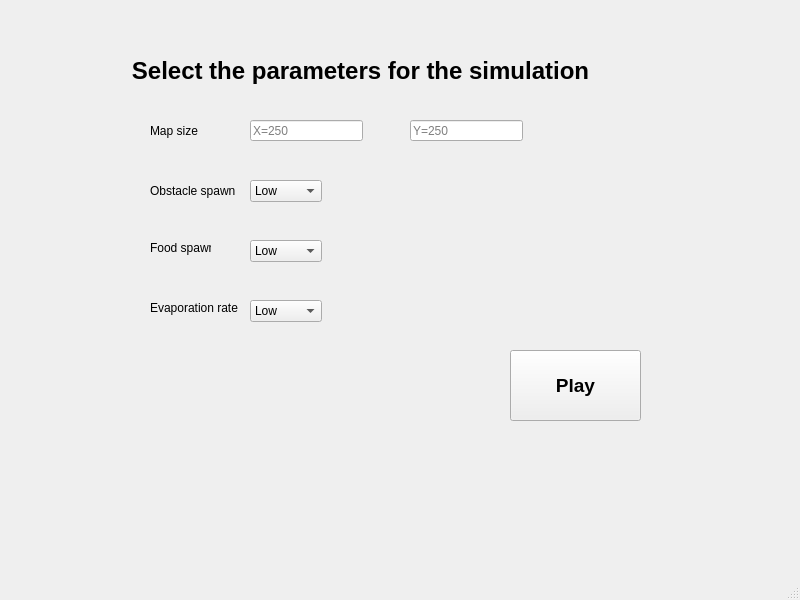
<?xml version="1.0" encoding="UTF-8"?>
<ui version="4.0">
 <class>MainWindow</class>
 <widget class="QMainWindow" name="MainWindow">
  <property name="geometry">
   <rect>
    <x>0</x>
    <y>0</y>
    <width>800</width>
    <height>600</height>
   </rect>
  </property>
  <property name="windowTitle">
   <string>Ant simulator</string>
  </property>
  <property name="windowIcon">
   <iconset resource="resource.qrc">
    <normaloff>:/assets/ant.ico</normaloff>:/assets/ant.ico</iconset>
  </property>
  <widget class="QWidget" name="centralwidget">
   <widget class="QLabel" name="labelEvaporation">
    <property name="geometry">
     <rect>
      <x>150</x>
      <y>300</y>
      <width>91</width>
      <height>16</height>
     </rect>
    </property>
    <property name="text">
     <string>Evaporation rate</string>
    </property>
   </widget>
   <widget class="QLabel" name="label">
    <property name="geometry">
     <rect>
      <x>110</x>
      <y>10</y>
      <width>501</width>
      <height>121</height>
     </rect>
    </property>
    <property name="font">
     <font>
      <pointsize>18</pointsize>
      <weight>75</weight>
      <bold>true</bold>
     </font>
    </property>
    <property name="text">
     <string>Select the parameters for the simulation</string>
    </property>
    <property name="scaledContents">
     <bool>false</bool>
    </property>
    <property name="alignment">
     <set>Qt::AlignCenter</set>
    </property>
   </widget>
   <widget class="QComboBox" name="inputFood">
    <property name="geometry">
     <rect>
      <x>250</x>
      <y>240</y>
      <width>72</width>
      <height>22</height>
     </rect>
    </property>
    <item>
     <property name="text">
      <string>Low</string>
     </property>
    </item>
    <item>
     <property name="text">
      <string>Medium</string>
     </property>
    </item>
    <item>
     <property name="text">
      <string>High</string>
     </property>
    </item>
   </widget>
   <widget class="QLabel" name="labelObstacle">
    <property name="geometry">
     <rect>
      <x>150</x>
      <y>180</y>
      <width>91</width>
      <height>21</height>
     </rect>
    </property>
    <property name="text">
     <string>Obstacle spawn</string>
    </property>
   </widget>
   <widget class="QPushButton" name="playButton">
    <property name="geometry">
     <rect>
      <x>510</x>
      <y>350</y>
      <width>131</width>
      <height>71</height>
     </rect>
    </property>
    <property name="font">
     <font>
      <pointsize>14</pointsize>
      <weight>75</weight>
      <bold>true</bold>
      <strikeout>false</strikeout>
     </font>
    </property>
    <property name="text">
     <string>Play</string>
    </property>
   </widget>
   <widget class="QLabel" name="labelMapSize">
    <property name="geometry">
     <rect>
      <x>150</x>
      <y>120</y>
      <width>51</width>
      <height>21</height>
     </rect>
    </property>
    <property name="text">
     <string>Map size</string>
    </property>
   </widget>
   <widget class="QComboBox" name="inputObstacle">
    <property name="geometry">
     <rect>
      <x>250</x>
      <y>180</y>
      <width>72</width>
      <height>22</height>
     </rect>
    </property>
    <item>
     <property name="text">
      <string>Low</string>
     </property>
    </item>
    <item>
     <property name="text">
      <string>Medium</string>
     </property>
    </item>
    <item>
     <property name="text">
      <string>high</string>
     </property>
    </item>
   </widget>
   <widget class="QLabel" name="labelFood">
    <property name="geometry">
     <rect>
      <x>150</x>
      <y>240</y>
      <width>61</width>
      <height>16</height>
     </rect>
    </property>
    <property name="text">
     <string>Food spawn</string>
    </property>
   </widget>
   <widget class="QLabel" name="labelAnt">
    <property name="geometry">
     <rect>
      <x>510</x>
      <y>160</y>
      <width>141</width>
      <height>191</height>
     </rect>
    </property>
    <property name="text">
     <string/>
    </property>
    <property name="pixmap">
     <pixmap resource="resource.qrc">:/assets/ant.ico</pixmap>
    </property>
   </widget>
   <widget class="QLineEdit" name="inputY">
    <property name="geometry">
     <rect>
      <x>410</x>
      <y>120</y>
      <width>113</width>
      <height>21</height>
     </rect>
    </property>
    <property name="text">
     <string/>
    </property>
    <property name="placeholderText">
     <string>Y=250</string>
    </property>
   </widget>
   <widget class="QComboBox" name="inputFood_2">
    <property name="geometry">
     <rect>
      <x>250</x>
      <y>300</y>
      <width>72</width>
      <height>22</height>
     </rect>
    </property>
    <item>
     <property name="text">
      <string>Low</string>
     </property>
    </item>
    <item>
     <property name="text">
      <string>Medium</string>
     </property>
    </item>
    <item>
     <property name="text">
      <string>High</string>
     </property>
    </item>
   </widget>
   <widget class="QLineEdit" name="inputX">
    <property name="geometry">
     <rect>
      <x>250</x>
      <y>120</y>
      <width>113</width>
      <height>21</height>
     </rect>
    </property>
    <property name="text">
     <string/>
    </property>
    <property name="placeholderText">
     <string>X=250</string>
    </property>
   </widget>
  </widget>
  <widget class="QMenuBar" name="menubar">
   <property name="geometry">
    <rect>
     <x>0</x>
     <y>0</y>
     <width>800</width>
     <height>20</height>
    </rect>
   </property>
  </widget>
  <widget class="QStatusBar" name="statusbar"/>
 </widget>
 <resources>
  <include location="resource.qrc"/>
 </resources>
 <connections/>
</ui>
